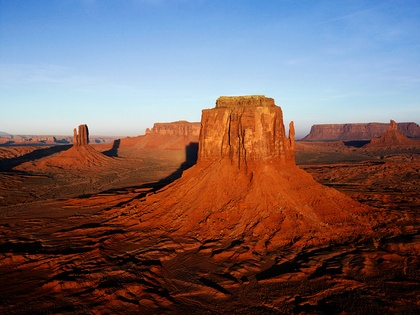
%> input picture w10_29xi16/Desert.jpg, 420 x 315 px, shrunk from 1024 x 768 before the run
$ octave p1.m   (GNU Octave 9; MATLAB toolbox functions it lacks are replaced by stand-ins)
%> lines starting %> are read from the running program, lines starting %| are printed output that depends on the picture
%%%%%%%%%%%%%%%%%%%%%%%%%%%%%%%%%%%%%%%
% Histogram         %


I=imread('Desert.jpg');
%> I is the input picture: size 315x420x3 uint8; mean R, G, B 119.4, 99.3, 100.8
I=rgb2gray(I);
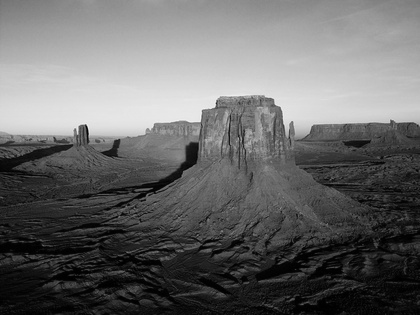
%> I: size 315x420 uint8; min 0, max 244, mean 105.5

[M N]=size(I);
%> M = 315; N = 420
B=zeros(1,256);

for i=1:M
    for j=1:N
      a=I(i,j);

      B(1,a+1)=B(1,a+1)+1; % çünkü matris indislenmesi min 1

    end
end
%> after the loop, B = 256 values, max 1348 at index 5, min 0 at index 244, mean 516.8

% % bar(B);
% % axis([1 256 0 max(B)]);


%%%%%%%%%%%%%%%%%%%%%%%%%%%%%%%%%%%%%%%
% cumulative distribution function %%%%
%%%%%%%%%%%%%%%%%%%%%%%%%%%%%%%%%%%%%%%
[M N]=size(B);
%> M = 1; N = 256
cmfn=zeros(M,N);


tot=0;
for j=1:N

    tot=B(1,j)+tot
    cmfn(1,j)=tot+B(1,j);

end
%> this loop made 256 passes
%> tot on passes 1 to 3: 206, 844, 1869
%> after the loop, cmfn = 256 values, max 132504 at index 232, min 412 at index 1, mean 78314.4; tot = 132300
% % bar(cmf);
%{
alternative method for cumulative dist func.
%}

c=zeros(1,256);

for i=1:256
    for j=1:i
        c(1,i)=c(1,i)+B(1,j);
    end
end
%> after the loop, c = 256 values from 206 to 132300
% alt. method over. %

%---------------------------%
% Histogram Equalizitaion   %
%---------------------------%

[M N]=size(I);
%> M = 315; N = 420
Ieq=zeros(M,N);

for i=1:M
    for j=1:N
      a=I(i,j);
      Ieq(i,j)=c(1,a+1)./(M*N)*255;

    end
end
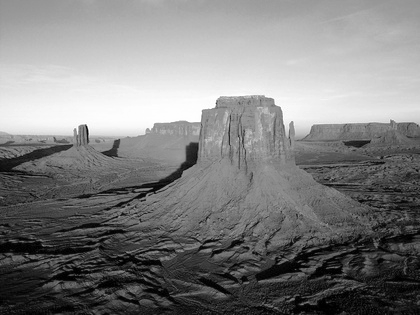
%> Ieq: size 315x420 double; min 0.397, max 255, mean 128.1


% [12 lines of commented-out code are left out]

$ run again, with w10_29xi16/Penguins.jpg copied over w10_29xi16/Desert.jpg
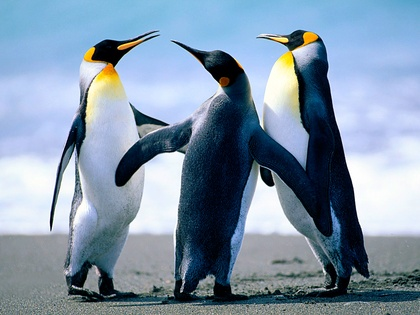
%> input picture w10_29xi16/Penguins.jpg, 420 x 315 px, shrunk from 1024 x 768 before the run
%> I is the input picture: size 315x420x3 uint8; mean R, G, B 128.2, 148.1, 168.2
%> `I=rgb2gray(I);`:
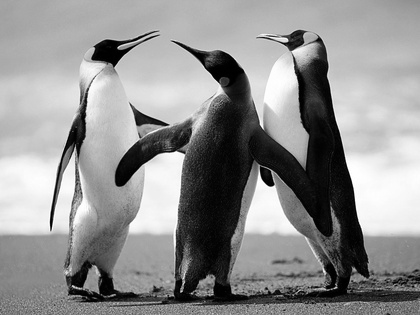
%> I: size 315x420 uint8; min 0, max 255, mean 144.4
%> after the loop `for i=1:M`: B = 256 values, max 1446 at index 175, min 0 at index 256, mean 516.8
%> `[M N]=size(B);`: M = 1; N = 256
%> the loop `for j=1:N` made 256 passes
%> tot on passes 1 to 3: 237, 1017, 1766
%> after the loop `for j=1:N`: cmfn = 256 values, max 132590 at index 255, min 474 at index 1, mean 58184.4; tot = 132300
%> after the loop `for i=1:256`: c = 256 values from 237 to 132300
%> after the loop `for i=1:M`:
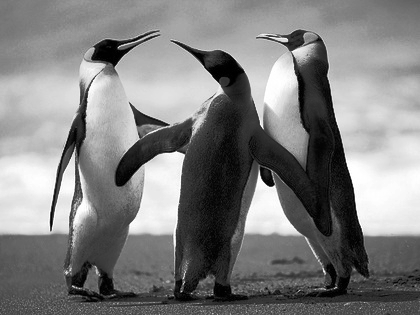
%> Ieq: size 315x420 double; min 0.457, max 255, mean 128.2
